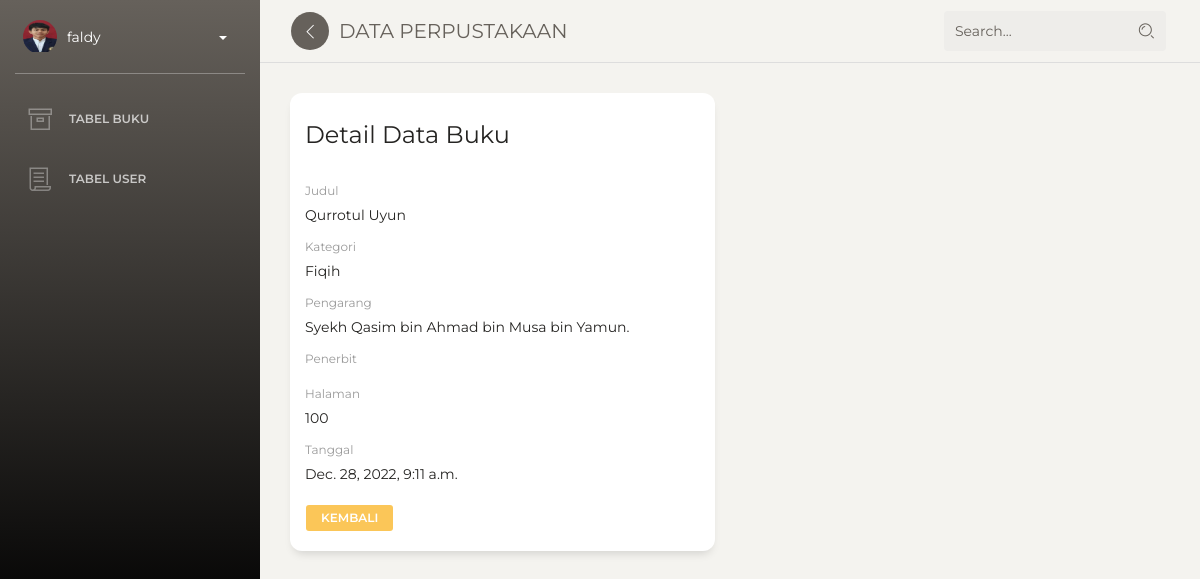
Page /dashboard/buku/lihat/2 (signed in) on the committed database.
### buku/models.py (models this page shows, shortened)
class Buku(models.Model):
    judul = models.CharField(max_length=100, blank=True, null=True)
    pengarang = models.CharField(max_length=100)
    deskripsi = models.TextField()
    halaman = models.IntegerField()
    kategori = models.ForeignKey(Kategori, on_delete=models.CASCADE)
    date = models.DateTimeField(auto_now_add=True)
    class Meta:
        ordering =['-id']
        verbose_name_plural = "Buku"

class Kategori(models.Model):
    nama = models.CharField(max_length=50)
    def __str__(self):
        return self.nama
    class Meta:
        verbose_name_plural = "Kategori"

### buku/views.py (the view)
# urls.py: path('buku/lihat/<str:id>', lihat_buku, name='lihat_buku'),
@login_required
def lihat_buku(request, id):
    template_name = "back/lihat_buku.html"
    buku = Buku.objects.get(id=id)
    context = {
        'title' : 'Detail Buku',
        'buku' : buku,
    }
    return render(request, template_name, context)

### templates/back/lihat_buku.html (shortened to what this page needs)
{% extends 'back/base.html' %}
{% block content %}
<div class="content">
<div class="row">
<div class="col-md-6">
    <div class="card ">
      <div class="card-header ">
        <h4 class="card-title">Detail Data Buku</h4>
      </div>
      <div class="card-body ">
        <form method="POST" action="#">
          <label>Judul</label>
          <div class="form-group">
            {{buku.judul}}
          </div>
          <label>Kategori</label>
          <div class="form-group">
            {{buku.kategori}}
          </div>
          <label>Pengarang</label>
          <div class="form-group">
            {{buku.pengarang}}
          </div>
          <label>Penerbit</label>
          <label>Halaman</label>
          <div class="form-group">
            {{buku.halaman}}
          </div>
          <label>Tanggal</label>
          <div class="form-group">
            {{buku.date}}
          </div>
          <a class="btn btn-sm btn-warning" href="{% url 'tabel_buku' %}">Kembali</a>
        </form>
      </div>
    </div>
  </div>
</div>
</div>
{% endblock content %}

### templates/back/menu.html (shortened to what this page needs)
{% load static %}
  <div class="sidebar-wrapper">
    <div class="user">
      <div class="photo">
        <img src="{% static 'back/img/faces/about.jpeg' %}">
      </div>
      <div class="info">
        <a data-toggle="collapse" href="#collapseExample" class="collapsed">
          <span>
            {{user}}
            <b class="caret"></b>
          </span>
        </a>
      </div>
    </div>
    <ul class="nav">
      <li>
        <a href="{% url 'tabel_buku' %}">
          <i class="nc-icon nc-box"></i>
          <p>Tabel Buku</p>
        </a>
      </li>
      {% if request.session.is_administrator == 'administrator' %}
      <li>
        <a href="{% url 'tabel_user' %}">
          <i class="nc-icon nc-paper"></i>
          <p>Tabel User</p>
        </a>
      </li>
      {% endif %}
    </ul>
  </div>
</div>

### rows in the picture
Buku: judul "Qurrotul Uyun", kategori "Fiqih", pengarang "Syekh Qasim bin Ahmad bin Musa bin Yamun.", halaman "100", date "Dec. 28, 2022, 9:11 a.m."

### other values in the picture
{{ user }} "faldy"
